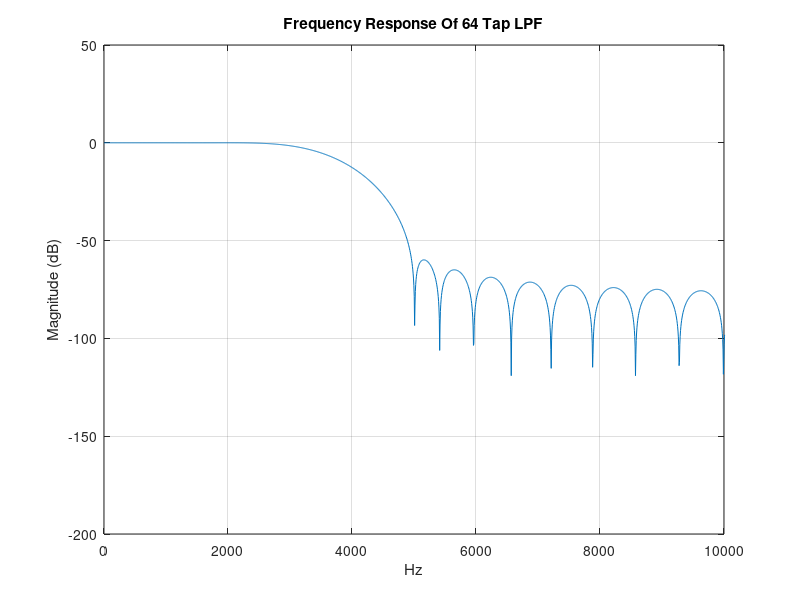

The MATLAB script that drew this image:
%generate 64 tap LPF (Fs=48k, fc=3600 Hz)
clear
clc

%our fs (Hz)
Fs = 48000;

%cutoff (Hz)
fc = 3600;

%taps (coefficient count)
numTaps = 64;     

%kaiser beta (59.97dB stopband attenuation)
%increasing beta makes:
%stopband attenuation better (lower sidelobes), transition band wider (filter gets less sharp)
%reducing beta:
%sharpens the cutoff, but increases ripple / reduces attenuation
beta = 5.65;      

%normalized cutoff for fir1, doesn't take hertz
%MATLAB fir1() needs cutoff normalized to nyquist frequency (Fs/2 = 24 kHz)
Wn = fc / (Fs/2);

%designed linear phase FIR using fir1 with Kaiser window
%filter order is always one less than the number of taps
b = fir1(numTaps-1, Wn, 'low', kaiser(numTaps, beta));

%1 = no feedback, frequency response at 4096 points, fs is 48khz,
[H, f] = freqz(b,1,4096,Fs);
plot(f,20*log10(abs(H))),
grid on
xlabel('Hz')
ylabel('Magnitude (dB)')
title('Frequency Response Of 64 Tap LPF')
xlim([0 10000])


%multiplier 2^31-1
q31_mult = 2147483647;
%array with q31 values
q31 = int64(round(b*q31_mult))
